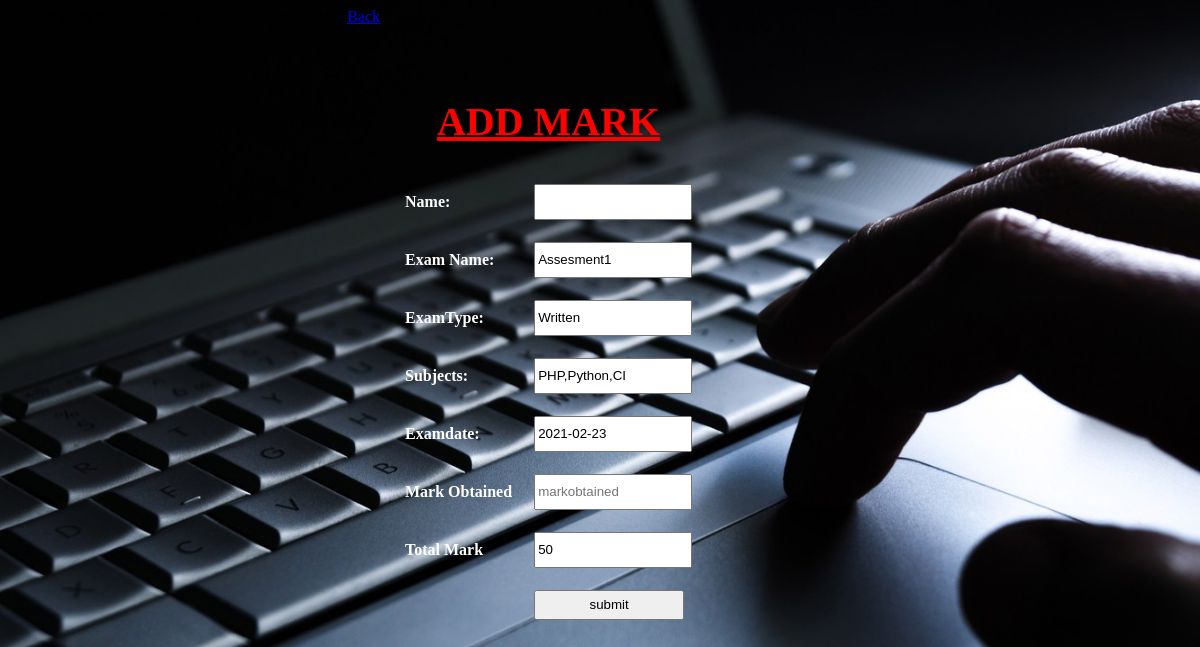
Screenshot of /academy_management_system-master/add_mark_byFac.php?id=3 with the database file from the repository.
### tables this page shows
CREATE TABLE `exam_notifications` (
  `exam_id` int(5) NOT NULL,
  `course` varchar(20) NOT NULL,
  `batch` varchar(20) NOT NULL,
  `exam_name` varchar(50) NOT NULL,
  `exam_type` varchar(20) NOT NULL,
  `exam_date_time` date NOT NULL,
  `duration` time(6) NOT NULL,
  `subjects` varchar(100) NOT NULL,
  `total_mark` int(3) NOT NULL,
  `login_id` int(5) NOT NULL
);

### academy_management_system-master/add_mark_byFac.php (the view, shortened to what this page needs)
<?php
	require('db_connectivity.php');
?>
<!DOCTYPE html>
<html>
    <head>
    <link rel="stylesheet" href="css/style.css">
</head>
<?php
  if(isset($_GET['id']))
  {
	  $id=$_GET['id'];
	  $enroll=$_GET['sid'];
	  $sql1="select * from student_details where enrollment_id='$enroll'";
	  $result=mysqli_query($mysql,$sql1);
	  if($result)
	  {
		$row1=mysqli_fetch_assoc($result);
	  }
	  $sql="select * from exam_notifications where exam_id=$id";
	  $rslt=mysqli_query($mysql,$sql);
	  if($rslt)
	     $row=mysqli_fetch_assoc($rslt);
  }
?>
<body class="bi">
<a href="faculty_home.php">Back</a>
    <div class="row">
    <form  class="reg" method="post" action="">
        <h1>ADD MARK</h1>
        <table>
        <tr>
        <th>Name:</th>
        <td><input type="text" name="name" placeholder="name" value="<?php echo $row1['stud_fname']." ".$row1['stud_mname']." ".$row1['stud_lname']; ?>" readonly>
        </td>
        </tr>
		<tr>
        <th>Exam Name:</th>
        <td><input type="text" name="examname" placeholder="examname" value="<?php echo $row['exam_name']; ?>" readonly>
       </td>
        </tr>
        <tr>
        <th>ExamType:</th>
        <td><input type="text" name="examtype" placeholder="examtype" value="<?php echo $row['exam_type']; ?>" readonly>
       </td>
        </tr>
        <tr>
        <th>Subjects:</th>
        <td><input  type="text" name="subject" placeholder="subject" value="<?php echo $row['subjects']; ?>" readonly>
        </td>
        </tr>
        <tr>
        <th>Examdate:</th>
        <td><input type="text" name="examdate" placeholder="examdate" value="<?php echo $row['exam_date_time']; ?>" reaonly>
        </tr>
        <tr>
        <th>Mark Obtained</th>
        <td><input type="text" name="markobtained" placeholder="markobtained" required>
        </td>
        </tr>
        <tr>
        <th> Total Mark</th>
        <td><input type="text" name="totalmark" placeholder="totalmark" value="<?php echo $row['total_mark']; ?>" readonly>
        </td>
        </tr>
        <tr>
        <td><td><input type="submit"  name="submit" value="submit"></td></td>
    </table>
    </form>
    </div>
</body>
</html>

### academy_management_system-master/css/style.css (style rules this page uses)
.bi { background-image:url("../img/back4.jpg"); background-repeat:no-repeat; background-size:cover; }
h1 { color:#ff0000; font-weight:bolder; font-size:40px; text-align:center; }
.row { display:flex; text-align:justify; color:#ffffff; }
.reg { border:0px solid ; width:auto; height:auto; padding:5px; margin-left:380px; margin-top:40px; color:#ffffff; }
h1 { text-decoration:underline; text-align:center; }
th,td { padding:10px; margin:10px; }
input,select { width:150px; height:30px; }

### rows the page displays
exam_notifications: examname "Assesment1", examtype "Written", subject "PHP,Python,CI", examdate "2021-02-23", totalmark "50"
